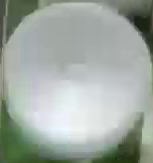
#> input picture det/model/template/oil.png, 153 x 163 px, found by its file name
$ python match.py
#> lines starting #> are read from the running program, lines starting #| are printed output that depends on the picture
import cv2
import imutils
import numpy as np
import time

# [16 lines of commented-out code are left out]


def draw(image, template, threshold):
    result = cv2.matchTemplate(image, template, cv2.TM_CCOEFF_NORMED)
    loc = np.where(result >= threshold)
    (tW, tH) = template.shape[:2]
    for pt in zip(*loc[::-1]):
        cv2.rectangle(image, pt, (pt[0] + tW, pt[1] + tH), (0, 0, 255), 2)


if __name__ == '__main__':
    start = time.perf_counter()
    # CV_TM_SQDIFF 平方差匹配法：该方法采用平方差来进行匹配；最好的匹配值为0；匹配越差，匹配值越大。
    # CV_TM_CCORR 相关匹配法：该方法采用乘法操作；数值越大表明匹配程度越好。
    # CV_TM_CCOEFF 相关系数匹配法：1表示完美的匹配；-1表示最差的匹配。
    # CV_TM_SQDIFF_NORMED 归一化平方差匹配法
    # CV_TM_CCORR_NORMED 归一化相关匹配法
    # CV_TM_CCOEFF_NORMED 归一化相关系数匹配法
    template1 = cv2.imread("./output/oil.png")
#> template1 is the input picture: shape (163, 153, 3); mean B, G, R 160.9, 168.6, 159.5
    template2 = cv2.imread("./output/oil1.png")
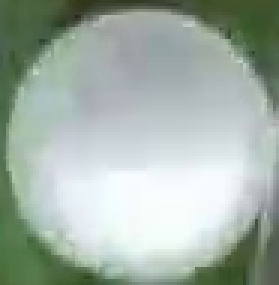
#> input picture det/model/template/oil1.png, 93 x 95 px, found by its file name (shown 3 times larger)
#> template2 is the input picture: shape (95, 93, 3); mean B, G, R 167, 176.9, 163
    template3 = cv2.imread("./output/airplane.png")
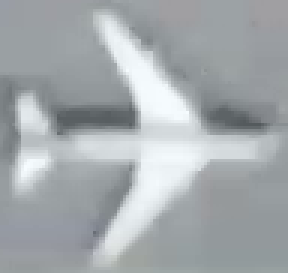
#> input picture det/model/template/airplane.png, 96 x 91 px, found by its file name (shown 3 times larger)
#> template3 is the input picture: shape (91, 96, 3); mean B, G, R 173.2, 170.1, 164.6
    template4 = cv2.imread("./output/airplane1.png")
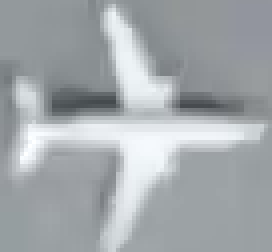
#> input picture det/model/template/airplane1.png, 68 x 63 px, found by its file name (shown 4 times larger)
#> template4 is the input picture: shape (63, 68, 3); mean B, G, R 171.8, 168.4, 163.2
    template5 = cv2.imread("./output/airplane2.png")
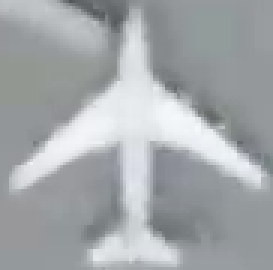
#> input picture det/model/template/airplane2.png, 91 x 90 px, found by its file name (shown 3 times larger)
#> template5 is the input picture: shape (90, 91, 3); mean B, G, R 170, 168.2, 163.8
    template6 = cv2.imread("./output/airplane3.png")
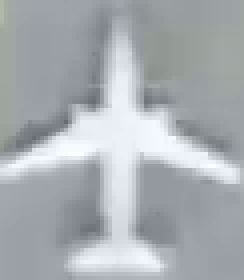
#> input picture det/model/template/airplane3.png, 61 x 70 px, found by its file name (shown 4 times larger)
#> template6 is the input picture: shape (70, 61, 3); mean B, G, R 178.4, 174.2, 168.8
    template7 = cv2.imread("./output/airplane4.png")
    image = cv2.imread("./output/18_22_07_2021_12_14.png")
    cv2.namedWindow("image", cv2.WINDOW_NORMAL)
    threshold = 0.79
    draw(image, template1, threshold)
#> (the run stopped early here; a loop or call above may not have finished)
